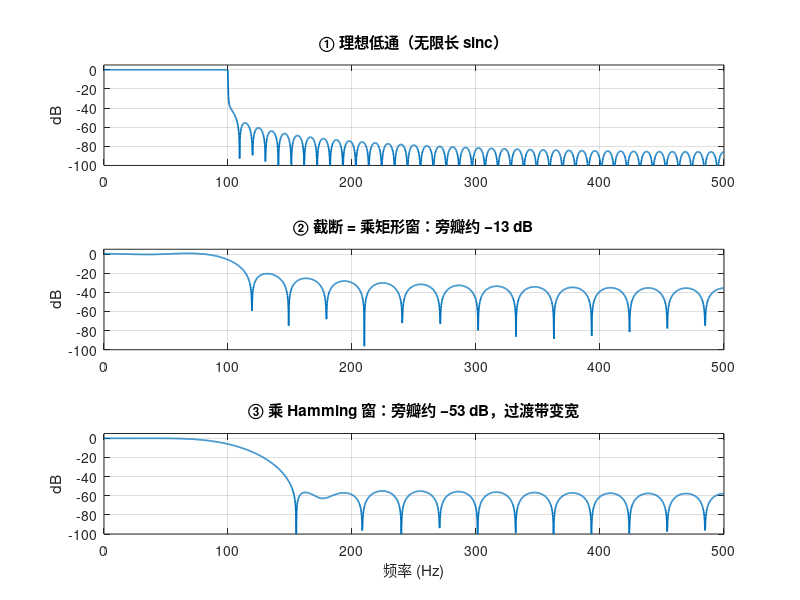

MATLAB code for this plot:
%% 文件：window_design_demo.m
% 目标：手工"发明" fir1 —— 理想低通 × 窗

clear; close all; clc;

fs = 1000;
fc = 100;                  % 截止 100 Hz
N  = 32;                   % 阶数 → 33 个抽头
Wn = 2*fc/fs;              % 归一化截止 = 0.2

%% ① 理想低通（取很多点，近似"砖墙"，只用于对照）
n_big = -2000:2000;
h_ideal_big = Wn * sinc(Wn * n_big);

%% ② 截断到 33 个点（关于 0 对称）
n = -N/2 : N/2;
h_ideal = Wn * sinc(Wn * n);

%% ③ 乘两种窗
h_rect = h_ideal .* rectwin(N+1)';
h_ham  = h_ideal .* hamming(N+1)';

%% ④ 和 fir1 对比（关键一步）
h_fir1 = fir1(N, Wn);
fprintf('手工(Hamming) vs fir1 最大差：%.2e\n', max(abs(h_ham - h_fir1)));

%% ⑤ 三张频谱
[H0, f] = freqz(h_ideal_big, 1, 2048, fs);
[H1, ~] = freqz(h_rect,      1, 2048, fs);
[H2, ~] = freqz(h_ham,       1, 2048, fs);

figure;
subplot(3,1,1); plot(f, 20*log10(abs(H0)), 'LineWidth', 1.2); ylim([-100 5]);
title('① 理想低通（无限长 sinc）'); ylabel('dB'); grid on;
subplot(3,1,2); plot(f, 20*log10(abs(H1)), 'LineWidth', 1.2); ylim([-100 5]);
title('② 截断 = 乘矩形窗：旁瓣约 −13 dB'); ylabel('dB'); grid on;
subplot(3,1,3); plot(f, 20*log10(abs(H2)), 'LineWidth', 1.2); ylim([-100 5]);
title('③ 乘 Hamming 窗：旁瓣约 −53 dB，过渡带变宽'); ylabel('dB'); xlabel('频率 (Hz)'); grid on;
